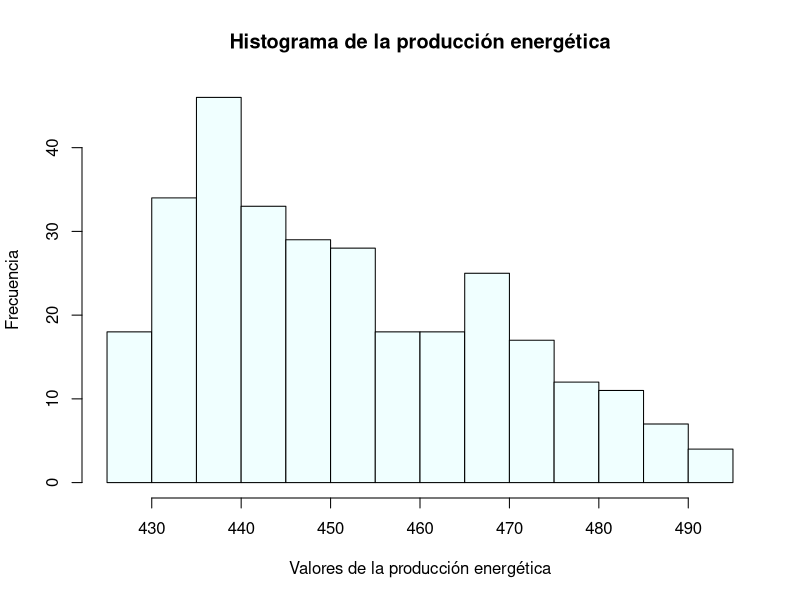

Write the R code that produced this figure.
library(tidyverse)


datos <- read.csv("./datos.csv", header= TRUE, sep=";")
subset_data <- datos %>% slice(1:300)

subset_data$PE <- as.numeric(gsub(",", ".", subset_data$PE))



hist(subset_data$PE, 
     main = "Histograma de la producción energética", 
     xlab = "Valores de la producción energética", 
     ylab = "Frecuencia", 
     col = "#F0FFFF", 
     border = "black")

